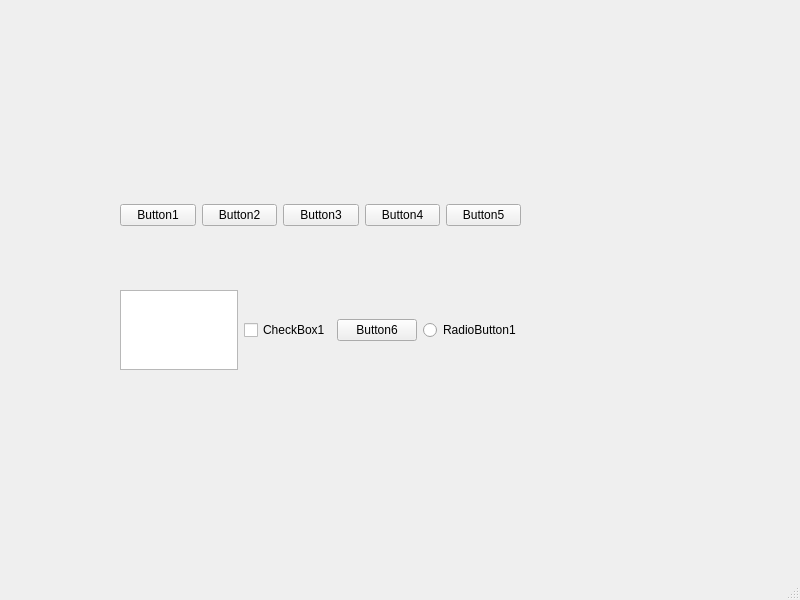
<?xml version="1.0" encoding="UTF-8"?>
<ui version="4.0">
 <class>MainWindow</class>
 <widget class="QMainWindow" name="MainWindow">
  <property name="geometry">
   <rect>
    <x>0</x>
    <y>0</y>
    <width>800</width>
    <height>600</height>
   </rect>
  </property>
  <property name="windowTitle">
   <string>MainWindow</string>
  </property>
  <widget class="QWidget" name="centralwidget">
   <widget class="QWidget" name="horizontalLayoutWidget">
    <property name="geometry">
     <rect>
      <x>120</x>
      <y>290</y>
      <width>401</width>
      <height>80</height>
     </rect>
    </property>
    <layout class="QHBoxLayout" name="horizontalLayout_2">
     <item>
      <widget class="QListView" name="listView1"/>
     </item>
     <item>
      <widget class="QCheckBox" name="checkBox">
       <property name="text">
        <string>CheckBox1</string>
       </property>
      </widget>
     </item>
     <item>
      <widget class="QPushButton" name="pushButton_6">
       <property name="text">
        <string>Button6</string>
       </property>
      </widget>
     </item>
     <item>
      <widget class="QRadioButton" name="radioButton">
       <property name="text">
        <string>RadioButton1</string>
       </property>
      </widget>
     </item>
    </layout>
   </widget>
   <widget class="QWidget" name="">
    <property name="geometry">
     <rect>
      <x>120</x>
      <y>170</y>
      <width>401</width>
      <height>91</height>
     </rect>
    </property>
    <layout class="QHBoxLayout" name="horizontalLayout">
     <item>
      <widget class="QPushButton" name="pushButton_3">
       <property name="text">
        <string>Button1</string>
       </property>
      </widget>
     </item>
     <item>
      <widget class="QPushButton" name="pushButton_4">
       <property name="text">
        <string>Button2</string>
       </property>
      </widget>
     </item>
     <item>
      <widget class="QPushButton" name="pushButton_2">
       <property name="text">
        <string>Button3</string>
       </property>
      </widget>
     </item>
     <item>
      <widget class="QPushButton" name="pushButton_5">
       <property name="text">
        <string>Button4</string>
       </property>
      </widget>
     </item>
     <item>
      <widget class="QPushButton" name="pushButton">
       <property name="text">
        <string>Button5</string>
       </property>
      </widget>
     </item>
    </layout>
   </widget>
  </widget>
  <widget class="QMenuBar" name="menubar">
   <property name="geometry">
    <rect>
     <x>0</x>
     <y>0</y>
     <width>800</width>
     <height>23</height>
    </rect>
   </property>
  </widget>
  <widget class="QStatusBar" name="statusbar"/>
 </widget>
 <resources/>
 <connections/>
</ui>
